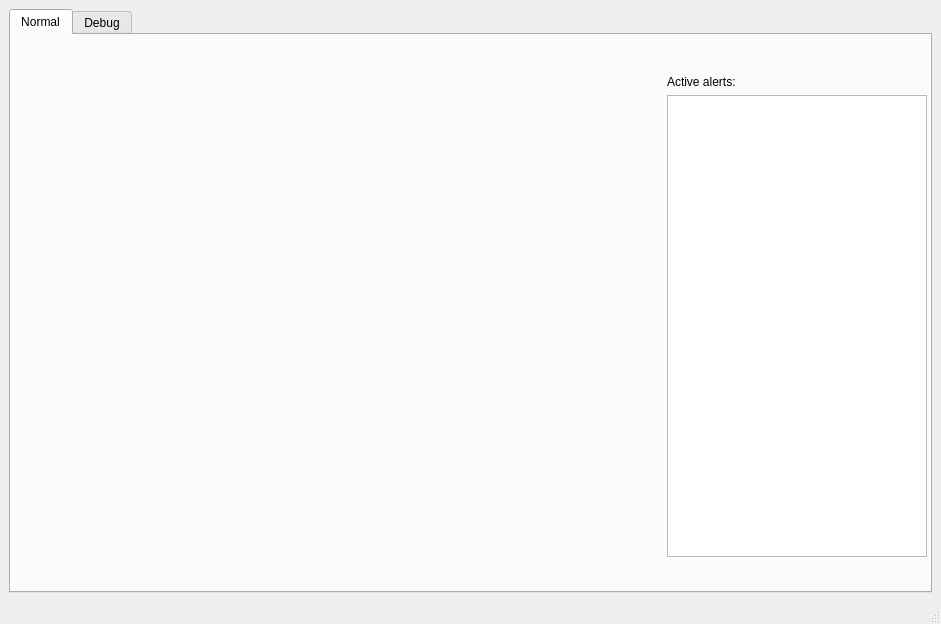
<?xml version="1.0" encoding="UTF-8"?>
<ui version="4.0">
 <class>MainWindow</class>
 <widget class="QMainWindow" name="MainWindow">
  <property name="geometry">
   <rect>
    <x>0</x>
    <y>0</y>
    <width>941</width>
    <height>624</height>
   </rect>
  </property>
  <property name="sizePolicy">
   <sizepolicy hsizetype="Minimum" vsizetype="Minimum">
    <horstretch>0</horstretch>
    <verstretch>0</verstretch>
   </sizepolicy>
  </property>
  <property name="windowTitle">
   <string>BodyFatigueDetection</string>
  </property>
  <widget class="QWidget" name="centralwidget">
   <layout class="QHBoxLayout" name="horizontalLayout">
    <item>
     <widget class="QTabWidget" name="tabWidget_2">
      <property name="enabled">
       <bool>true</bool>
      </property>
      <property name="currentIndex">
       <number>0</number>
      </property>
      <widget class="QWidget" name="normal_tab">
       <attribute name="title">
        <string>Normal</string>
       </attribute>
       <widget class="QWidget" name="layoutWidget">
        <property name="geometry">
         <rect>
          <x>10</x>
          <y>40</y>
          <width>906</width>
          <height>482</height>
         </rect>
        </property>
        <layout class="QHBoxLayout" name="horizontalLayout_2">
         <property name="leftMargin">
          <number>0</number>
         </property>
         <property name="rightMargin">
          <number>0</number>
         </property>
         <item>
          <widget class="QLabel" name="raw_img_label">
           <property name="minimumSize">
            <size>
             <width>640</width>
             <height>480</height>
            </size>
           </property>
           <property name="text">
            <string/>
           </property>
          </widget>
         </item>
         <item>
          <layout class="QVBoxLayout" name="verticalLayout">
           <item>
            <widget class="QLabel" name="active_alerts_label">
             <property name="text">
              <string>Active alerts:</string>
             </property>
            </widget>
           </item>
           <item>
            <widget class="QListWidget" name="active_alerts_list"/>
           </item>
          </layout>
         </item>
        </layout>
       </widget>
      </widget>
      <widget class="QWidget" name="debug_tab">
       <property name="enabled">
        <bool>true</bool>
       </property>
       <attribute name="title">
        <string>Debug</string>
       </attribute>
       <widget class="QWidget" name="">
        <property name="geometry">
         <rect>
          <x>80</x>
          <y>40</y>
          <width>768</width>
          <height>482</height>
         </rect>
        </property>
        <layout class="QHBoxLayout" name="horizontalLayout_4">
         <item>
          <widget class="QLabel" name="debug_img_label">
           <property name="minimumSize">
            <size>
             <width>640</width>
             <height>480</height>
            </size>
           </property>
           <property name="text">
            <string/>
           </property>
           <property name="alignment">
            <set>Qt::AlignCenter</set>
           </property>
          </widget>
         </item>
         <item>
          <layout class="QHBoxLayout" name="horizontalLayout_3">
           <item>
            <widget class="QLabel" name="blinking_counter_label">
             <property name="text">
              <string>Blinking Counter:</string>
             </property>
            </widget>
           </item>
           <item>
            <widget class="QLabel" name="blinking_counter_nr">
             <property name="text">
              <string>0</string>
             </property>
            </widget>
           </item>
          </layout>
         </item>
        </layout>
       </widget>
      </widget>
     </widget>
    </item>
   </layout>
  </widget>
  <widget class="QStatusBar" name="statusbar"/>
 </widget>
 <resources/>
 <connections/>
</ui>
